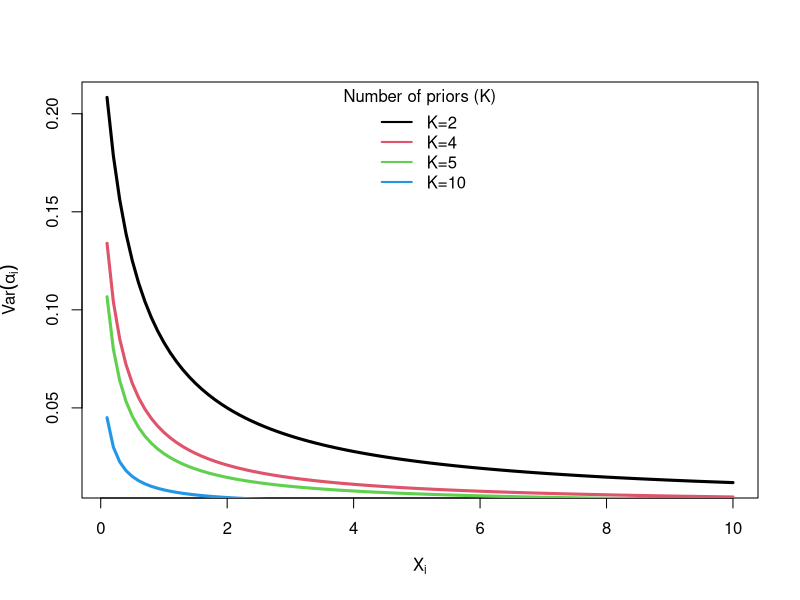

This figure's R source:
# Just a little something for us to begin studying how to do a PSA for \pi(\theta)
# imagine an equal-parameter prior with X_i = x for a n-dimensional simplex
dirichlet_var <- function(x, n){
  X <- rep(x, n)
  N <- n*x
  return( (x*(N-x))/ (N^2*(N + 1)))
}

xs <- seq(.1, 10, .1)
# Stuff for the Jeffreys' prior
which(xs == .5)
dirichlet_var(1/2, 4)
dirichlet_var(1/2, 8)

svg("../plots/Dirichlet_var.svg")
plot(xs, dirichlet_var(xs, 2), type = "l", lwd = 3, 
     ylab = expression(Var(alpha[i])), xlab = expression(X[i]))
lines(xs, dirichlet_var(xs, 4), type = "l", col = 2, lwd = 3)
lines(xs, dirichlet_var(xs, 5), type = "l", col = 3, lwd = 3)
lines(xs, dirichlet_var(xs, 10), type = "l", col = 4, lwd = 3)
legend(x = "top",legend = c("K=2", "K=4", "K=5", "K=10"),
       title = "Number of priors (K)", lwd = 2, col = 1:4, bty="n")
dev.off()